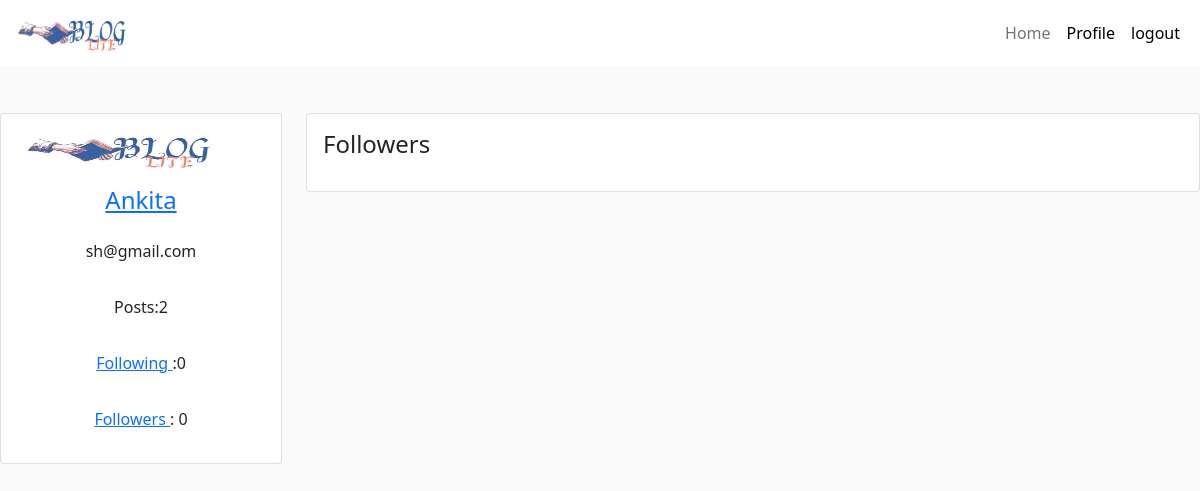
Before: /followers (signed in) with the older database file.
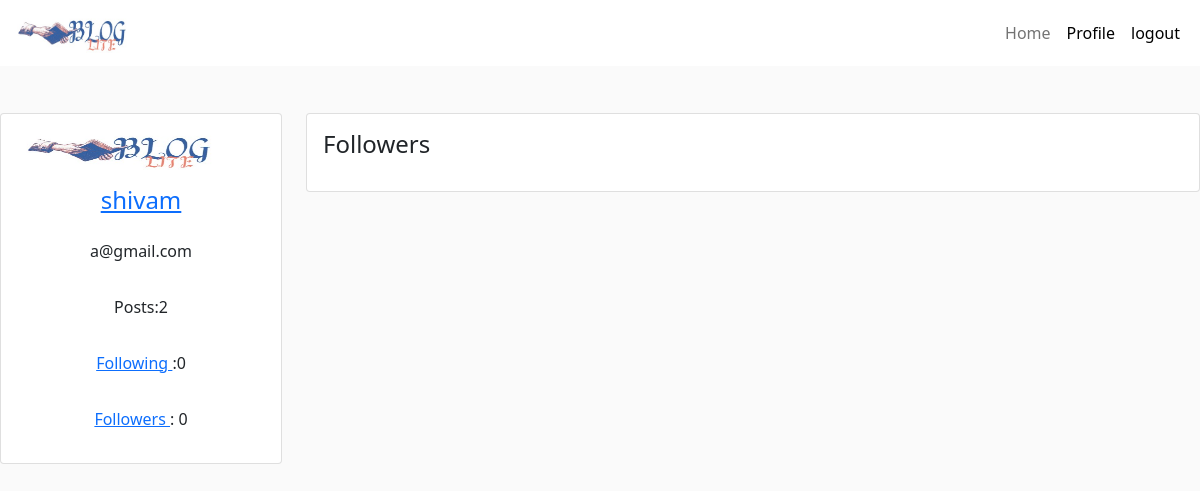
After: the same page with the newer database file.
### app/models.py (models this page shows, shortened)
class User(UserMixin, db.Model):
    id = db.Column(db.Integer,primary_key=True)
    user = db.Column(db.String(64),unique = True)
    email = db.Column(db.String(120),unique = True)
    password = db.Column(db.String(500))
    userprofile = db.relationship('Userprofile' , backref='User', lazy=True , uselist=False)
    followed = db.relationship('Follow',
                               foreign_keys=[Follow.follower_id],
                               backref=db.backref('follower', lazy='joined'),
                               lazy='dynamic',
                               cascade='all, delete-orphan')
    followers = db.relationship('Follow',
                              foreign_keys=[Follow.followed_id],
                              backref=db.backref('followed', lazy='joined'),
                              lazy='dynamic',
                              cascade='all, delete-orphan')
    def delete(self):
        db.session.delete(self)
        db.session.commit()
        return self

### app/views.py (the view)
@app.route('/followers' , methods = ['get'])
def followers():
    if not current_user.is_authenticated:
        return redirect(url_for('login'))
    else:
        current_user_id = current_user.get_id()
        followers = Follow.query.filter_by(followed_id = current_user_id).all()
        followers_list = []
        for i in followers:
            user  = User.query.filter_by(id = i.follower_id).first_or_404()
            followers_list.append(user)
        followings = Follow.query.filter_by(follower_id = current_user_id).all()
        following_list = []
        for i in followings:
            user  = User.query.filter_by(id = i.followed_id).first_or_404()
            following_list.append(user)
        unfollow = []
        for i in following_list:
            if i in followers_list:
                unfollow.append(i.user)
        return render_template("/profile/followers.html", followers_list = followers_list , user = current_user , unfollow = unfollow)

### app/views.py (called while the page is built)
@lm.user_loader
def load_user(user_id):
    return User.query.get(int(user_id))

### app/templates/profile/followers.html (shortened to what this page needs)
{% extends "layouts/base-all.html" %}
{% block content %}
<div class="row">
    <div class="col-md-3">
        <div class="card mt-5">
            <div class="card-body">
                <div class="d-flex justify-content-center">
                    <img src="/static/img/blogv.jpg" alt="logo" width="250" height="40" />
                </div>
                <div class="d-flex justify-content-center">
                    <h4 class="mt-3"><a href="/myprofile"> {{user.user}}</a> </h4>
                </div>
                <div class="d-flex justify-content-center">
                    <p class="mt-3"> {{user.email}} </p>
                </div>
                <div class="d-flex justify-content-center">
                    <p class="mt-3"> Posts:{{user.userprofile.no_of_posts}} </p>
                </div>
                <div class="d-flex justify-content-center">
                    <p class="mt-3"> <a href="{{url_for('followings')}}">Following
                        </a>:{{user.userprofile.no_of_following}}</p>
                </div>
                <div class="d-flex justify-content-center">
                    <p class="mt-3"><a href="{{url_for('followers')}}"> Followers </a> :
                        {{user.userprofile.no_of_followers}}</p>
                </div>
            </div>
        </div>
    </div>
<div class="col-md-9 mt-5">
    <div class="card">
        <div class="card-body">
            <div class="card-title
                    d-flex justify-content-between align-items-center">
                <h4>Followers</h4>
            </div>
                </div>
        </div>
    </div>
</div>
{% endblock %}

Changed rows visible on the page:
changed User: user "Ankita" → "shivam"; email "sh@gmail.com" → "a@gmail.com"
